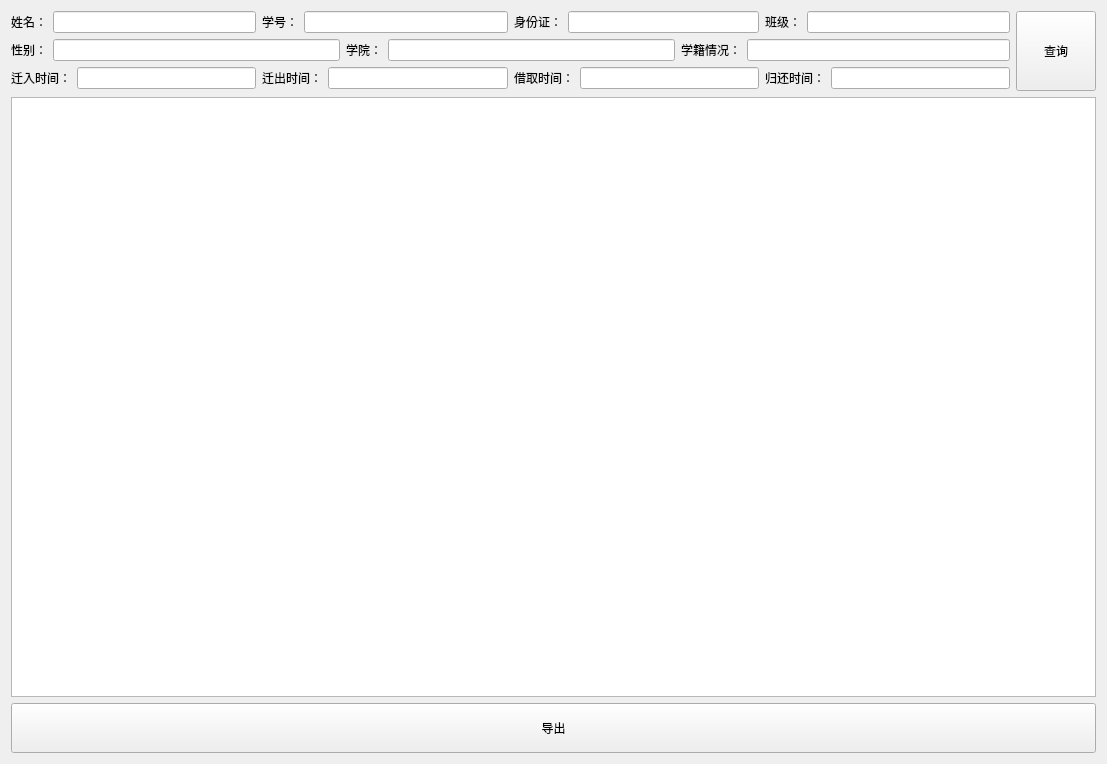
<?xml version="1.0" encoding="UTF-8"?>
<ui version="4.0">
 <class>SEARCH_PAGE</class>
 <widget class="QFrame" name="SEARCH_PAGE">
  <property name="geometry">
   <rect>
    <x>0</x>
    <y>0</y>
    <width>1107</width>
    <height>764</height>
   </rect>
  </property>
  <property name="windowTitle">
   <string>Frame</string>
  </property>
  <layout class="QHBoxLayout" name="horizontalLayout_16">
   <item>
    <layout class="QVBoxLayout" name="verticalLayout_2">
     <item>
      <layout class="QHBoxLayout" name="horizontalLayout_14">
       <item>
        <layout class="QVBoxLayout" name="verticalLayout">
         <item>
          <layout class="QHBoxLayout" name="horizontalLayout_6">
           <item>
            <layout class="QHBoxLayout" name="horizontalLayout">
             <item>
              <widget class="QLabel" name="label">
               <property name="text">
                <string>姓名：</string>
               </property>
              </widget>
             </item>
             <item>
              <widget class="QLineEdit" name="stu_name"/>
             </item>
            </layout>
           </item>
           <item>
            <layout class="QHBoxLayout" name="horizontalLayout_2">
             <item>
              <widget class="QLabel" name="label_2">
               <property name="text">
                <string>学号：</string>
               </property>
              </widget>
             </item>
             <item>
              <widget class="QLineEdit" name="stu_ID"/>
             </item>
            </layout>
           </item>
           <item>
            <layout class="QHBoxLayout" name="horizontalLayout_7">
             <item>
              <widget class="QLabel" name="label_7">
               <property name="text">
                <string>身份证：</string>
               </property>
              </widget>
             </item>
             <item>
              <widget class="QLineEdit" name="stu_indentification_number"/>
             </item>
            </layout>
           </item>
           <item>
            <layout class="QHBoxLayout" name="horizontalLayout_4">
             <item>
              <widget class="QLabel" name="label_4">
               <property name="text">
                <string>班级：</string>
               </property>
              </widget>
             </item>
             <item>
              <widget class="QLineEdit" name="stu_class"/>
             </item>
            </layout>
           </item>
          </layout>
         </item>
         <item>
          <layout class="QHBoxLayout" name="horizontalLayout_13">
           <item>
            <layout class="QHBoxLayout" name="horizontalLayout_5">
             <item>
              <widget class="QLabel" name="label_5">
               <property name="text">
                <string>性别：</string>
               </property>
              </widget>
             </item>
             <item>
              <widget class="QLineEdit" name="stu_sex"/>
             </item>
            </layout>
           </item>
           <item>
            <layout class="QHBoxLayout" name="horizontalLayout_3">
             <item>
              <widget class="QLabel" name="label_3">
               <property name="text">
                <string>学院：</string>
               </property>
              </widget>
             </item>
             <item>
              <widget class="QLineEdit" name="stu_college"/>
             </item>
            </layout>
           </item>
           <item>
            <layout class="QHBoxLayout" name="horizontalLayout_8">
             <item>
              <widget class="QLabel" name="label_8">
               <property name="text">
                <string>学籍情况：</string>
               </property>
              </widget>
             </item>
             <item>
              <widget class="QLineEdit" name="stu_status_of_student_status"/>
             </item>
            </layout>
           </item>
          </layout>
         </item>
         <item>
          <layout class="QHBoxLayout" name="horizontalLayout_15">
           <item>
            <layout class="QHBoxLayout" name="horizontalLayout_9">
             <item>
              <widget class="QLabel" name="label_9">
               <property name="text">
                <string>迁入时间：</string>
               </property>
              </widget>
             </item>
             <item>
              <widget class="QLineEdit" name="account_in_time"/>
             </item>
            </layout>
           </item>
           <item>
            <layout class="QHBoxLayout" name="horizontalLayout_10">
             <item>
              <widget class="QLabel" name="label_10">
               <property name="text">
                <string>迁出时间：</string>
               </property>
              </widget>
             </item>
             <item>
              <widget class="QLineEdit" name="account_out_time"/>
             </item>
            </layout>
           </item>
           <item>
            <layout class="QHBoxLayout" name="horizontalLayout_11">
             <item>
              <widget class="QLabel" name="label_11">
               <property name="text">
                <string>借取时间：</string>
               </property>
              </widget>
             </item>
             <item>
              <widget class="QLineEdit" name="borrow_time"/>
             </item>
            </layout>
           </item>
           <item>
            <layout class="QHBoxLayout" name="horizontalLayout_12">
             <item>
              <widget class="QLabel" name="label_12">
               <property name="text">
                <string>归还时间：</string>
               </property>
              </widget>
             </item>
             <item>
              <widget class="QLineEdit" name="return_time"/>
             </item>
            </layout>
           </item>
          </layout>
         </item>
        </layout>
       </item>
       <item>
        <widget class="QPushButton" name="searchButton">
         <property name="sizePolicy">
          <sizepolicy hsizetype="Fixed" vsizetype="Fixed">
           <horstretch>0</horstretch>
           <verstretch>0</verstretch>
          </sizepolicy>
         </property>
         <property name="minimumSize">
          <size>
           <width>80</width>
           <height>80</height>
          </size>
         </property>
         <property name="text">
          <string>查询</string>
         </property>
        </widget>
       </item>
      </layout>
     </item>
     <item>
      <widget class="QTextEdit" name="textEdit"/>
     </item>
     <item>
      <widget class="QPushButton" name="exportButton">
       <property name="minimumSize">
        <size>
         <width>0</width>
         <height>50</height>
        </size>
       </property>
       <property name="styleSheet">
        <string notr="true"/>
       </property>
       <property name="text">
        <string>导出</string>
       </property>
      </widget>
     </item>
    </layout>
   </item>
  </layout>
 </widget>
 <resources/>
 <connections/>
</ui>
